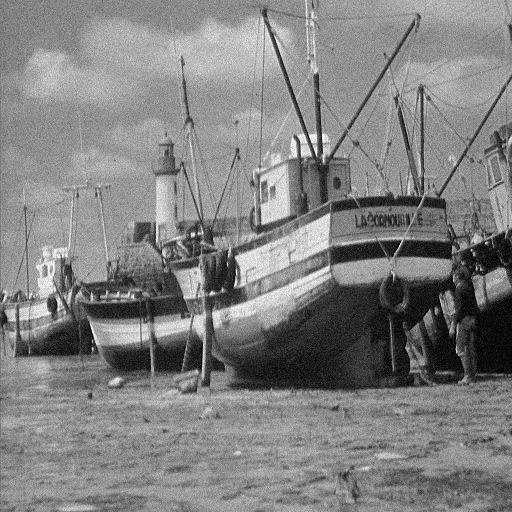
#> input picture ex01/BoatsNoise10.pgm, 512 x 512 px
$ jupyter execute ex01.ipynb
#> lines starting #> are read from the running program, lines starting #| are printed output that depends on the picture; long printed decimals are rounded
[cell 1]
import numpy as np
import skimage.io
import matplotlib.pyplot as plt

[cell 2]
im = skimage.io.imread('BoatsNoise10.pgm')[:,:] / 255.
#> im: shape (512, 512) float64; min 0, max 1, mean 0.507

[cell 3]
# Nonlinear diffusion filter

u = im
tau = 0.05

results = []

for i in range(10):
    dy, dx = np.gradient(u)

    det_grad2 = dx ** 2.0 + dy ** 2.0
    #g = 1.0 / np.sqrt(det_grad2 + 1e-3)
    g = np.exp(- det_grad2 / (30.0**2))

    gip1 = np.vstack([g[1:], g[-1:]])
    gim1 = np.vstack([g[:1], g[:-1]])

    gjp1 = np.hstack([g[:, 1:], g[:, -1:]])
    gjm1 = np.hstack([g[:, :1], g[:, :-1]])

    uip1 = np.vstack([u[1:], u[-1:]])
    uim1 = np.vstack([u[:1], u[:-1]])

    ujp1 = np.hstack([u[:, 1:], u[:, -1:]])
    ujm1 = np.hstack([u[:, :1], u[:, :-1]])


    giphalf = (gip1 + g)*.5
    gimhalf = (gim1 + g)*.5

    gjphalf = (gjp1 + g)*.5
    gjmhalf = (gjm1 + g)*.5

    print('1/parent', 1.0/(giphalf + gimhalf + gjphalf + gjmhalf).max())

    print((1-tau * (giphalf + gimhalf + gjphalf + gjmhalf)).min())

    un = (1-tau * (giphalf + gimhalf + gjphalf + gjmhalf)) * u + tau * (giphalf * uip1 + gimhalf * uim1 + gjphalf * ujp1 + gjmhalf * ujm1)

    results += [un]
    u = un
#> this loop made 10 passes
#> (printed output is left out)
#> pass 1, `dy, dx = np.gradient(u)`:
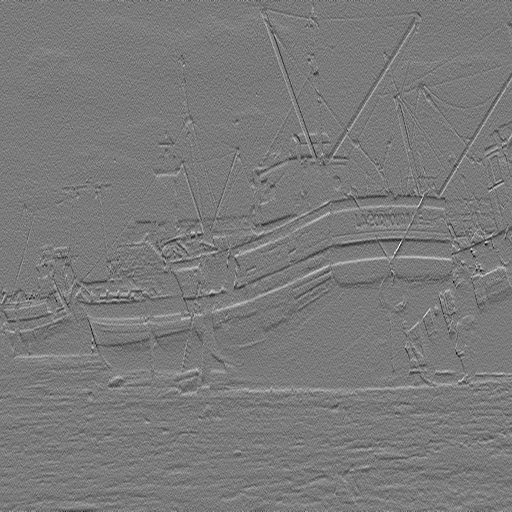
#> dy: shape (512, 512) float64; min -0.406, max 0.437, mean -0.000123; drawn with min black and max white
#> pass 1, `dy, dx = np.gradient(u)`:
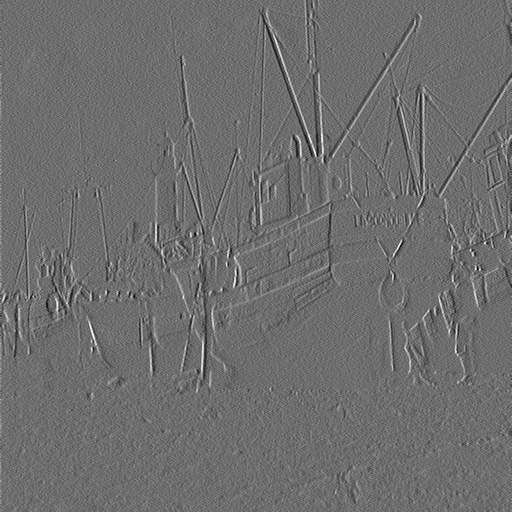
#> dx: shape (512, 512) float64; min -0.365, max 0.478, mean -0.000151; drawn with min black and max white
#> pass 1, `det_grad2 = dx ** 2.0 + dy ** 2.0`:
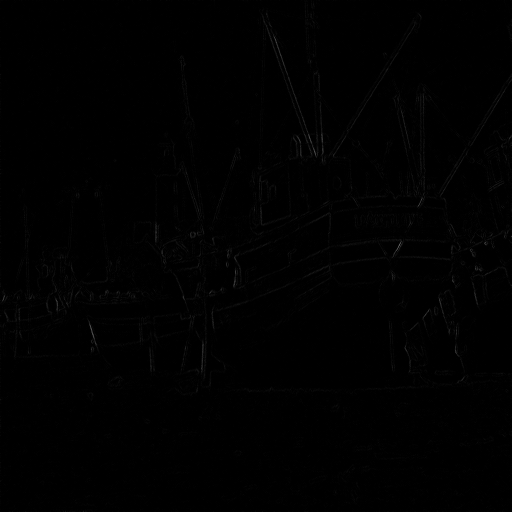
#> det_grad2: shape (512, 512) float64; min 0, max 0.365, mean 0.0049
#> after the loop, results = 10 items

[cell 4]
# [4 lines of commented-out code are left out]

[cell 5]
# Mass convervation aswell as min max stuff

print(im.sum())
#| 132863.020
print(results[-1].sum())
#| 132863.020

print(im.min(), im.max())
#| 0.0 1.0
print(results[-1].min(), results[-1].max())
#| 0.01316 0.9311

[cell 6]
# Primal Dual

T = 40
sigma = .25
tau   = 1.0
alpha = T
theta = 1.0

im = skimage.io.imread('BoatsNoise10.pgm')[:,:] #/ 255.
#> im is the input picture: shape (512, 512); min 0, max 255, mean 129.2
u = im
p = np.random.randn(im.shape[0], im.shape[1], 2) * 0.0

u_tilde = np.zeros_like(im)

results = [im]

for i in range(T):
    dy, dx = np.gradient(u_tilde)
    grad = np.stack([dy, dx], axis=-1)

    gradient_step = p + sigma * grad
    denominator = np.maximum(1.0, np.linalg.norm(gradient_step, axis=2) / alpha)

    nextp = gradient_step / np.stack([denominator, denominator], axis=-1)


    divpy, _ = np.gradient(nextp[:,:,0])
    _, divpx = np.gradient(nextp[:,:,1])

    nextu = (u + 2*tau*im + tau*(divpy + divpx))/(1+2*tau)

    nextu_tilde = nextu + theta*(nextu - u)

    u = nextu
    p = nextp
    u_tilde = nextu_tilde

    results += [u]
#> after the loop, results = 41 items

[cell 7]
for i, r in enumerate(results):
    if (i%10==0 or True):
        plt.imshow(r, 'gray')
        plt.imsave(str(i)+'shit.png', r, cmap='gray')
#> this loop made 41 passes
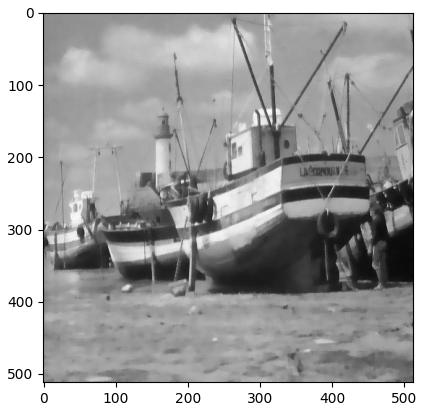
#> figure drawn by matplotlib, 1 panel

[cell 8]
dx.shape
#> Out = (512, 512)
